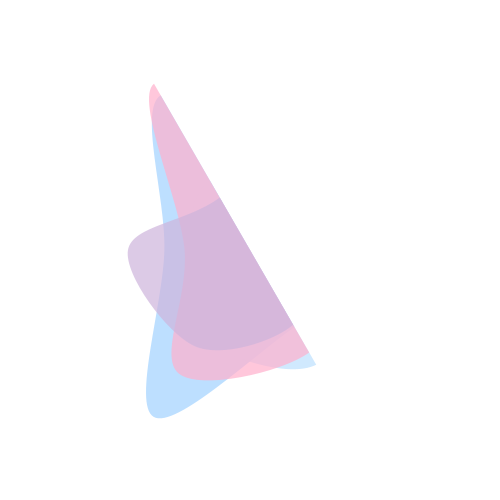
Frame 1 (no input)
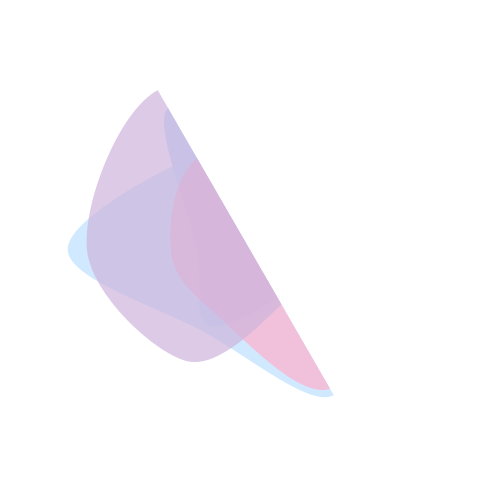
Frame 2 (the mouse pressed at the canvas centre, redrawn once)

The Processing sketch that drew these frames (run headless with seeded random() and noise(); the mouse was pressed at the canvas centre and the sketch redrawn once):

// Processing sketch: image_text_iteration_2
// ── image_text_iteration_2.pde
// Define the colors with an alpha value for transparency
color[] colors = {
  color(162, 210, 255, 180), // Slightly transparent
  color(189, 224, 254, 180),
  color(255, 175, 204, 180),
  color(205, 180, 219, 180)
};

void setup() {
  size(500, 500);
  noLoop();
  noStroke();
  smooth();
}

void draw() {
  background(255); // White background

  for (int i = 0; i < colors.length; i++) {
    fill(colors[i]);
    beginShape();
    // Ensure the shapes are drawn within the bounds of the canvas
    // Start and end vertices are more towards the center to avoid cutoff
    for (int j = 0; j < 6; j++) {
      float angle = TWO_PI / 6 * j;
      float radius = random(50, width * 0.4); // Adjust radius
      float x = constrain(width / 2 + cos(angle) * radius, 0, width - 1);
      float y = constrain(height / 2 + sin(angle) * radius, 0, height - 1);
      curveVertex(x, y);
    }
    endShape(CLOSE);
  }
  
  save("iteration_2.jpg");
}
